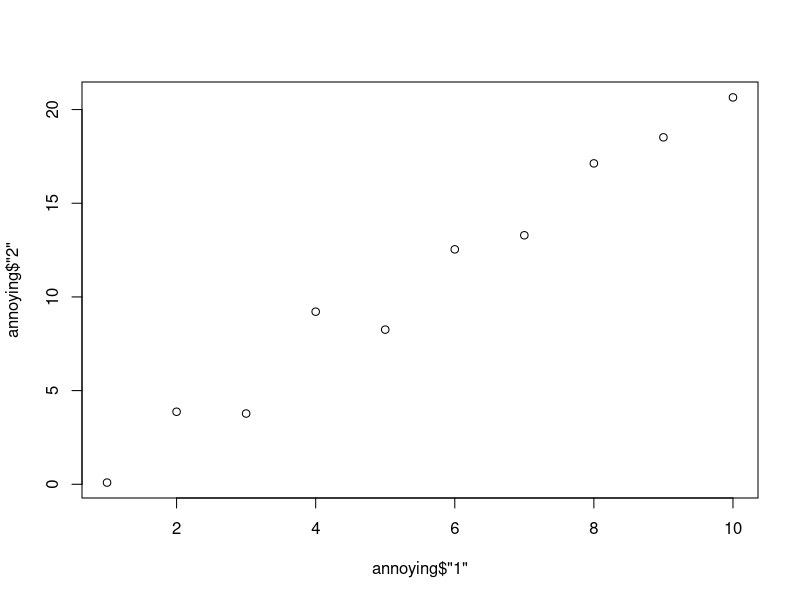

Recreate this plot in R.
## ---- chunk 1
library(tidyverse)
library(dplyr)
## ---- chunk 2
annoying <- tibble(
  `1` = 1:10,
  `2` = `1` * 2 + rnorm(length(`1`))
)
## ---- chunk 3
annoying$`1`
## ---- chunk 4
plot(annoying$'1', annoying$'2')
## ---- chunk 5
annoying <- mutate(annoying, annoying$'1'/ annoying$'2')
colnames(annoying) <- c(colnames(annoying)[-length(colnames(annoying))],"3")
## ---- chunk 6
colnames(annoying) <- c("one","two","three")
